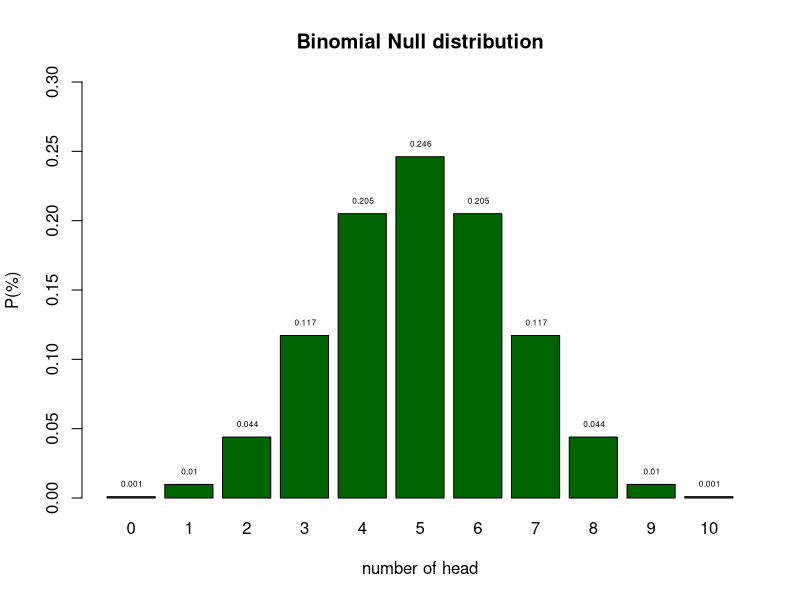
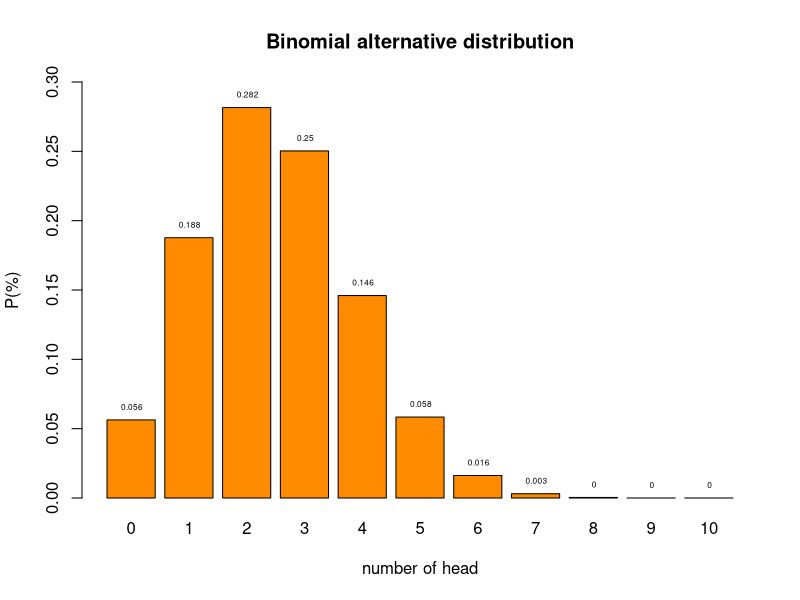
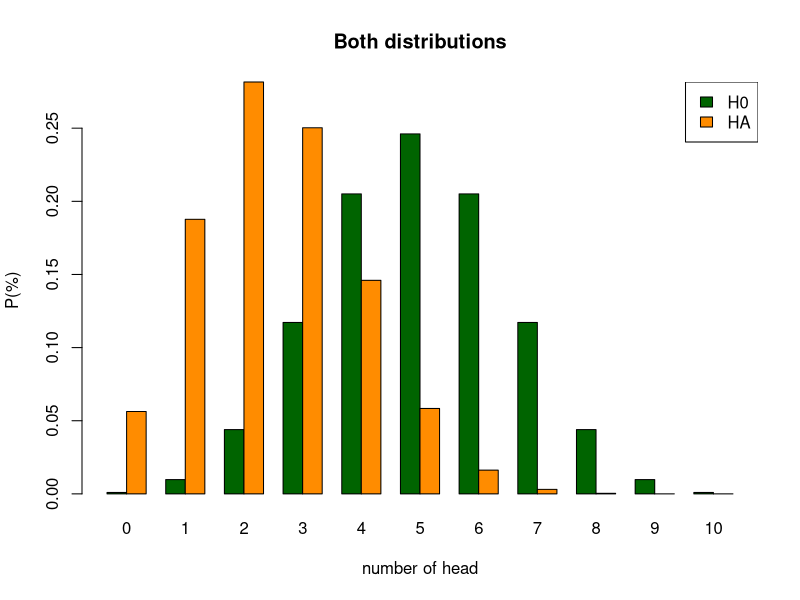
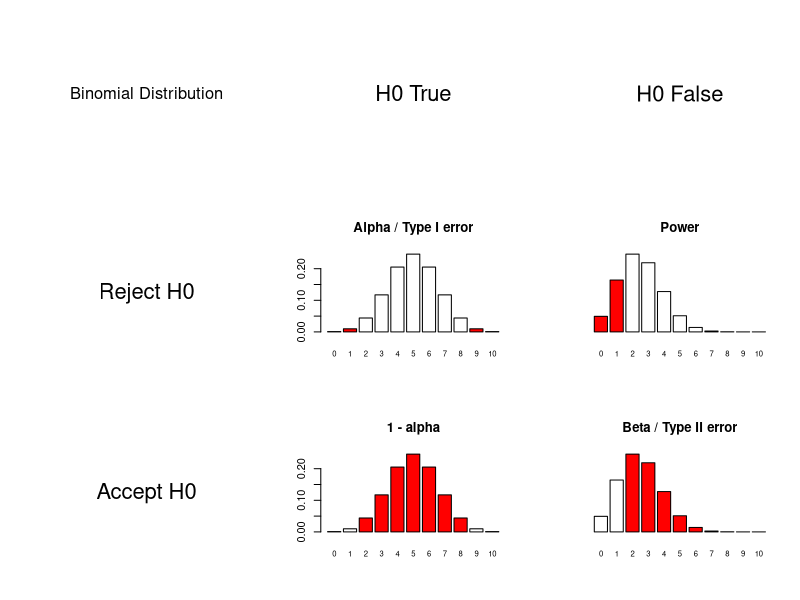

Recreate these plots in R, in order.
## ---- chunk 1
n = 10   # Sample size
k = 0:10 # Discrete probability space
p = .5   # Probability of head
## ---- chunk 2
munt = 0:1

# alle_mogelijkheden = expand.grid(munt,munt,munt,munt,munt,munt,munt,munt,munt,munt)
# 
# sommen = rowSums(alle_mogelijkheden)

# table(sommen)

permutations = factorial(n) / ( factorial(k) * factorial(n-k) )
# permutations

p_k  = p^k * (1-p)^(n-k)  # Probability of single event
p_kp = p_k * permutations # Probability of event times 
                          # the occurrence of that event
# sample = 90
# freq_munt = round(p_kp*sample)
# cbind(k,permutations,p_k,p_kp,freq_munt)

title = "Binomial Null distribution"

col=c(rep("red",2),rep("white",7),rep("red",2))

barplot( p_kp, 
         main=title, 
         names.arg=0:10, 
         xlab="number of head", 
         ylab="P(%)", 
         col='darkgreen',
         ylim=c(0,.3) )

text(.6:10.6*1.2,p_kp,round(p_kp,3),pos=3,cex=.5)
## ---- chunk 3

# n = 10   # Sample size
# k = 0:10 # Discrete probability space
p = .25   # Probability of head

permutations = factorial(n) / ( factorial(k) * factorial(n-k) )

p_k2  = p^k  * (1-p)^(n-k)  # Probability of single event
p_kp2 = p_k2 * permutations # Probability of event times 
                            # the occurrence of that event

title = "Binomial alternative distribution"

col=c(rep("red",2),rep("white",7),rep("red",2))

barplot( p_kp2, 
         main=title, 
         names.arg=0:10, 
         xlab="number of head", 
         ylab="P(%)", 
         beside=TRUE,
         col="darkorange",
         ylim=c(0,.3) 
         )

text(.6:10.6*1.2,p_kp2,round(p_kp2,3),pos=3,cex=.5)
## ---- chunk 4

title = "Both distributions"

colh0 = 'darkgreen'
colha = 'darkorange'

barplot( rbind(p_kp,p_kp2), 
         main=title, 
         names.arg=0:10, 
         xlab="number of head", 
         ylab="P(%)", 
         col = rbind(colh0,colha),
         beside=TRUE
         #legend.text = c("H0", "HA")
         )

legend("topright", legend=c("H0","HA"), fill=c("darkgreen","darkorange"))

## ---- chunk 5
N     = 10  # Sample size
H0    = .5  # Kop 50/50
HA    = .25 # Aternatieve verdeling
alpha = .02 # Gekozen type I fout

# Juiste gebieden in rood weergeven op basis van de gekozen alpha
lb = qbinom(alpha/2, N, H0, lower.tail = T)
ub = qbinom(alpha/2, N, H0, lower.tail = F)

col = rep("white", N+1)
col[0:lb+1] = "red"
col[ub:N+1] = "red"


col2 = rep("red", N+1)
col2[0:lb+1] = "white"
col2[ub:N+1] = "white"


# Haal onderstaande # voor col weg om geen kleurtjes aan te geven.
# col = col2  = "white"

layout(matrix(1:9,3,3, byrow=T))

plot.new()
text(0.5,0.5,"Binomial Distribution",cex=1.5)
# text(0.5,0.1,paste("N:",N),cex=1.5)

plot.new()
text(0.5,0.5,"H0 True",cex=2)

plot.new()
text(0.5,0.5,"H0 False",cex=2)

plot.new()
text(0.5,0.5,"Reject H0",cex=2)

barplot(dbinom(0:N,N, H0), 
        col  = col, 
#        yaxt = 'n', 
        main = 'Alpha / Type I error', 
        names.arg = 0:N, 
        cex.names = 0.7)
barplot(dbinom(0:N,N, HA), 
        col  = col, 
        yaxt = 'n', 
        main = 'Power', 
        names.arg = 0:N, 
        cex.names = 0.7)

plot.new()
text(0.5,0.5,"Accept H0",cex=2)

barplot(dbinom(0:N,N, H0), 
        col  = col2, 
#        yaxt = 'n', 
        main = '1 - alpha', 
        names.arg = 0:N, 
        cex.names = 0.7)

barplot(dbinom(0:N,N, HA), 
        col  = col2, 
        yaxt = 'n', 
        main = 'Beta / Type II error', 
        names.arg = 0:N, 
        cex.names = 0.7)
